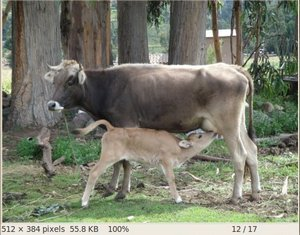
#> input picture 2. Basic Image Processing using OpenCV/src/cow.jpg, 300 x 235 px
$ python 1.Flipping_image.py
#> lines starting #> are read from the running program, lines starting #| are printed output that depends on the picture
# -*- coding: utf-8 -*-
"""
Created on Sun Nov 17 11:12:37 2019

@author: Jaimin
"""

# import opencv
import cv2
import numpy as np

# Read image
img = cv2.imread("src/cow.jpg")
#> img is the input picture: shape (235, 300, 3); mean B, G, R 108.8, 123.9, 121.8

# Flip Image Vertically
imgvf = cv2.flip(img,flipCode=0)
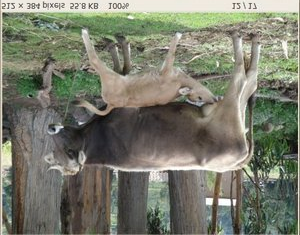
#> imgvf: shape (235, 300, 3); mean B, G, R 108.8, 123.9, 121.8

# Flip Image Horizontally
imghf = cv2.flip(img,flipCode=1)
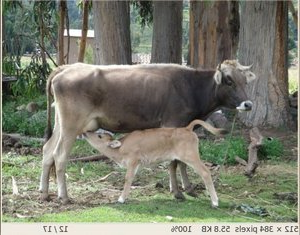
#> imghf: shape (235, 300, 3); mean B, G, R 108.8, 123.9, 121.8

# Flip Image Vertically and Horizontally
imgvhf = cv2.flip(img,flipCode=-1)
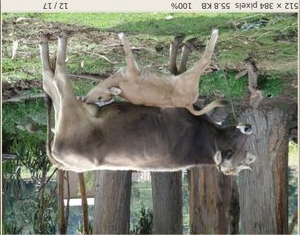
#> imgvhf: shape (235, 300, 3); mean B, G, R 108.8, 123.9, 121.8


#stack image
hstack1 = np.hstack((img,imghf))
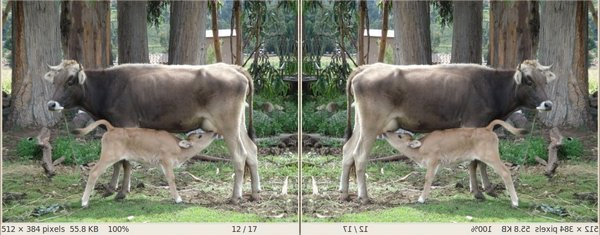
#> hstack1: shape (235, 600, 3); mean B, G, R 108.8, 123.9, 121.8
hstack2 = np.hstack((imgvf,imgvhf))
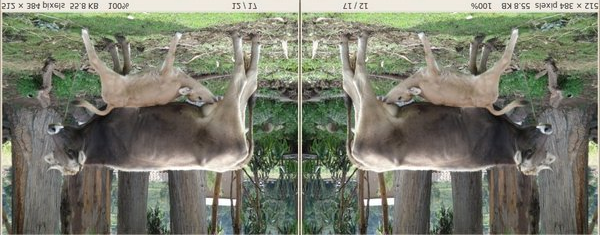
#> hstack2: shape (235, 600, 3); mean B, G, R 108.8, 123.9, 121.8

final_img = np.vstack((hstack1,hstack2))
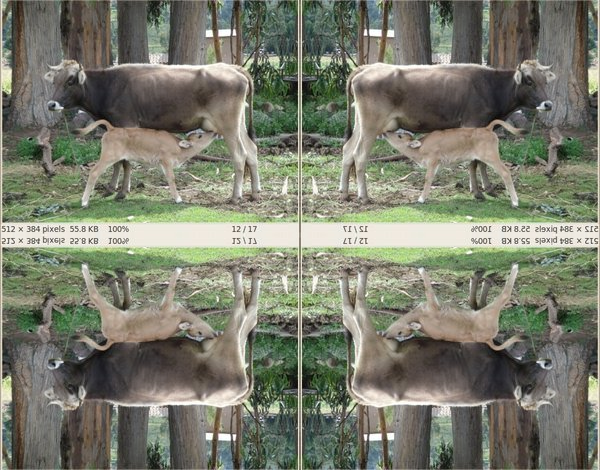
#> final_img: shape (470, 600, 3); mean B, G, R 108.8, 123.9, 121.8

# Show all Images
cv2.imshow("final img",final_img)
cv2.waitKey(0)
cv2.destroyAllWindows()
